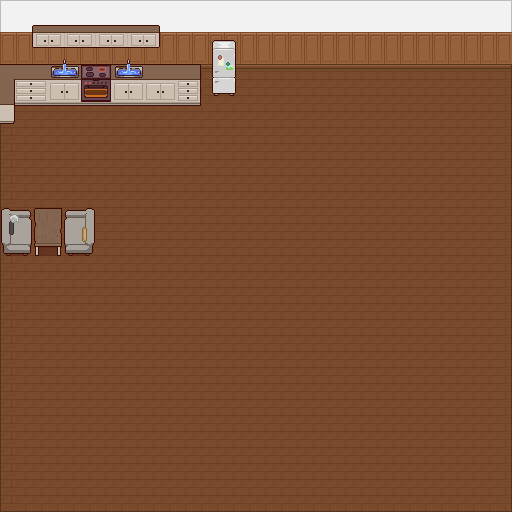

Tiled map render using the project's own tile images. Description and the map definition, with tile-layer contents summarised, below:
An orthogonal 32x32 tile map with 16x16 px tiles, 3 tile layers (Floor, tiles, active tiles), 7 tilesets and 25 objects (3x table, 2x sink, order, gas-stove, fridge, ...).

<map version="1.10" tiledversion="1.11.2" orientation="orthogonal" renderorder="right-down" width="32" height="32" tilewidth="16" tileheight="16" infinite="0" nextlayerid="6" nextobjectid="33">
 <tileset firstgid="1" name="cabinets_LRK" tilewidth="16" tileheight="16" tilecount="1175" columns="47">
  <image source="../assets/pixelinterior_LRK/cabinets_LRK.png" width="752" height="405" />
 </tileset>
 <tileset firstgid="1176" name="decorations_LRK" tilewidth="16" tileheight="16" tilecount="120" columns="12">
  <image source="../assets/pixelinterior_LRK/decorations_LRK.png" width="192" height="160" />
 </tileset>
 <tileset firstgid="1296" name="doorswindowsstairs_LRK" tilewidth="16" tileheight="16" tilecount="1175" columns="47">
  <image source="../assets/pixelinterior_LRK/cabinets_LRK.png" width="752" height="405" />
 </tileset>
 <tileset firstgid="2471" name="floorswalls_LRK" tilewidth="16" tileheight="16" tilecount="224" columns="14">
  <image source="../assets/pixelinterior_LRK/floorswalls_LRK.png" width="224" height="256" />
 </tileset>
 <tileset firstgid="2695" name="kitchen_LRK" tilewidth="16" tileheight="16" tilecount="650" columns="26">
  <image source="../assets/pixelinterior_LRK/kitchen_LRK.png" width="416" height="400" />
 </tileset>
 <tileset firstgid="3345" name="livingroom_LRK" tilewidth="16" tileheight="16" tilecount="1014" columns="39">
  <image source="../assets/pixelinterior_LRK/livingroom_LRK.png" width="624" height="416" />
 </tileset>
 <tileset firstgid="4359" source="../assets/pixelinterior_LRK/kitchen_LRK.tsx" />
 <layer id="2" name="Floor" width="32" height="32">
  <data>[1024 cells, 1024 non-empty, 17 distinct tile ids]</data>
 </layer>
 <layer id="3" name="tiles" width="32" height="32">
  <data>[1024 cells, 130 non-empty, 100 distinct tile ids]</data>
 </layer>
 <layer id="5" name="active tiles" width="32" height="32">
  <data>[1024 cells, 10 non-empty, 8 distinct tile ids]</data>
 </layer>
 <objectgroup id="4" name="collisions">
  <object id="1" name="order" x="34.1665" y="208.432" width="27.5" height="47.2349" />
  <object id="2" x="-0.5835" y="96.5682" width="14.75" height="8.5" />
  <object id="3" x="-0.2085" y="79.8182" width="14.75" height="16.75" />
  <object id="4" x="0.0415" y="64.6932" width="15.25" height="15.25" />
  <object id="7" name="table" x="144.541" y="64.6932" width="15.1667" height="14.75" />
  <object id="8" name="table" x="160.391" y="64.6932" width="15.15" height="14.5" />
  <object id="9" name="table" x="176.291" y="64.6932" width="23.25" height="14.5" />
  <object id="10" name="sink" x="49.0415" y="64.4432" width="30.8431" height="15.25" />
  <object id="11" name="sink" x="112.494" y="64.4432" width="31.0469" height="15.25" />
  <object id="12" name="gas-stove" x="16.3483" y="63.7585" width="31.4375" height="16.0502" />
  <object id="14" x="-0.3335" y="105.318" width="14.75" height="18.25" />
  <object id="15" x="15.4165" y="25.3182" width="65" height="24.75" />
  <object id="16" x="112.666" y="25.0682" width="87.25" height="25.25" />
  <object id="17" name="fridge" x="211.916" y="40.8182" width="24.25" height="55.25" />
  <object id="18" x="0.1665" y="208.523" width="33.75" height="47.1136" />
  <object id="19" x="62.0415" y="208.375" width="33.75" height="47.3182" />
  <object id="20" x="-21.4168" y="0.06825" width="21" height="511.667" />
  <object id="21" x="511.25" y="-0.431917" width="22" height="512.167" />
  <object id="22" x="-20.966" y="-20.194" width="554.667" height="19.7503" />
  <object id="23" x="-20.083" y="512.777" width="553.333" height="19.7503" />
  <object id="24" x="238.583" y="0.276417" width="271.333" height="66.084" />
  <object id="25" name="player" x="92" y="163">
   <point />
  </object>
  <object id="27" x="-20.6667" y="256.667" width="555.333" height="50" />
  <object id="30" x="240.99" y="-19.3427" width="95.334" height="326" />
  <object id="32" name="cooking_place" x="81.0326" y="64" width="30.0924" height="28.7841" />
 </objectgroup>
</map>
